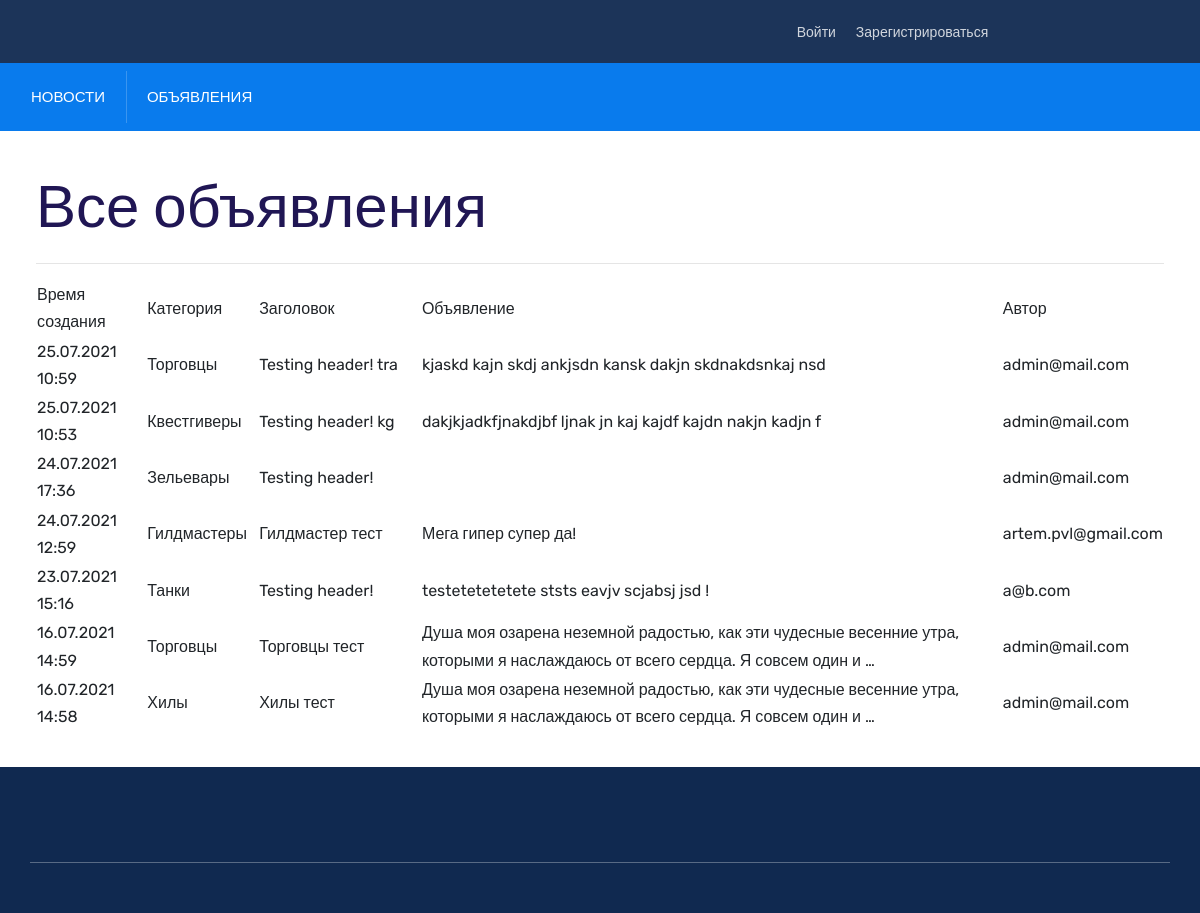
/board/ad, run on an earlier commit of the app's database.
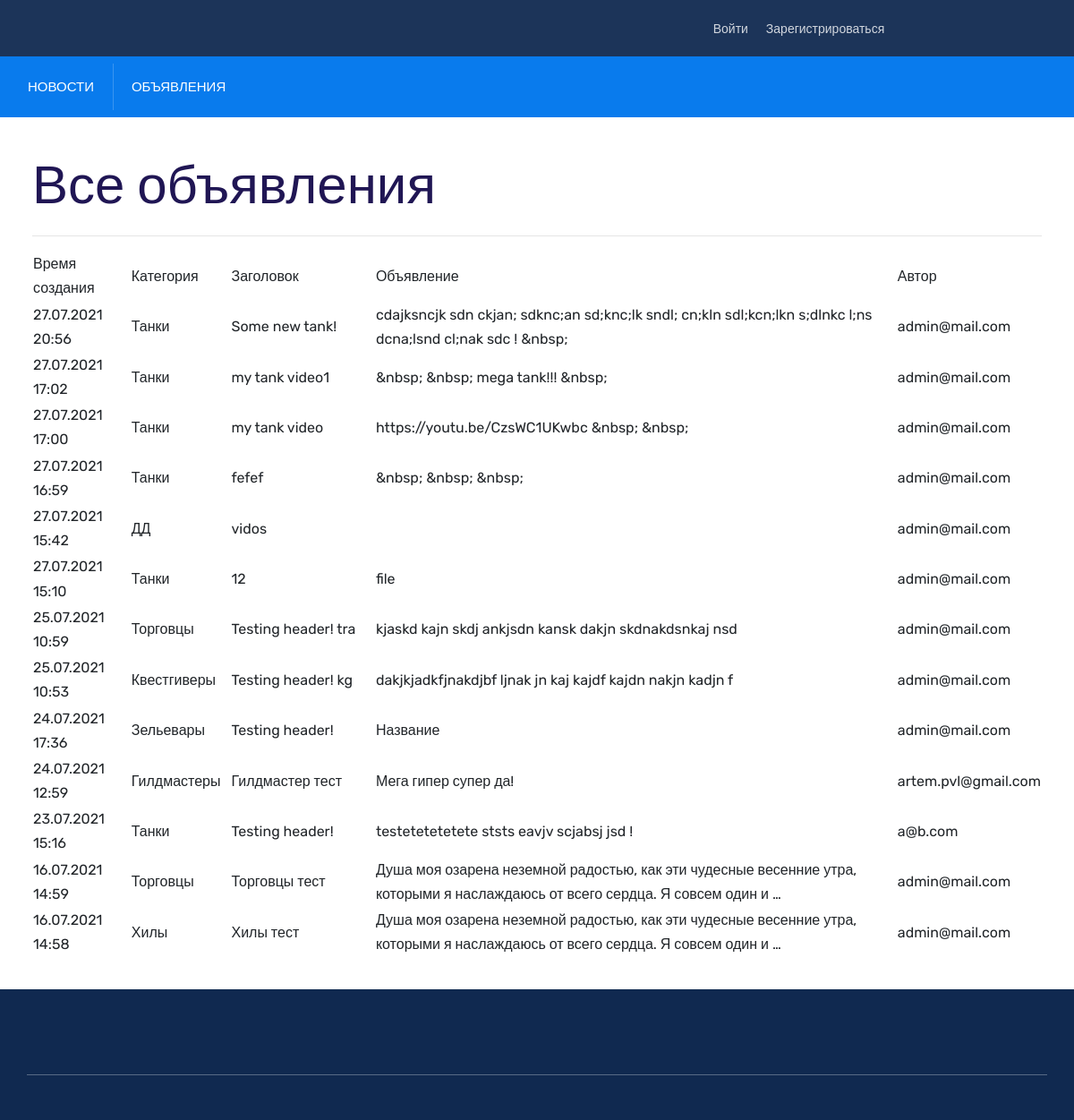
And on a later commit of the database.
### board/models.py (models this page shows, shortened)
class Ad(models.Model):
    user_id = models.ForeignKey(auth.get_user_model(),
                                on_delete=models.CASCADE)
    category_id = models.ForeignKey(Category, on_delete=models.CASCADE,
                                    verbose_name='Категория')
    header = models.CharField(max_length=255, verbose_name='Заголовок')
    ad = RichTextUploadingField(default='', verbose_name='Объявление')
    creation_time = models.DateTimeField(auto_now_add=True)

class Category(models.Model):
    name = models.CharField(max_length=255, unique=True)
    def __str__(self):
        return self.name

### board/views.py (the view)
# urls.py: path('ad', AdList.as_view(), name='ad_list_view'),
class AdList(ListView):
    model = Ad
    template_name = "ad_list.html"
    context_object_name = 'ads'
    ordering = ['-creation_time']
    paginate_by = 30

### templates/ad_list.html (shortened to what this page needs)
{% extends 'flatpages/default.html' %}
{% load url_filters %}
{% block body %}
    <h1>Все объявления</h1>
    <hr>
    {% if page_obj %}
        <table style='width: 100%'>
            <thead>
                <tr>
                    <td style='width: 10%'>
                        Время создания
                    </td>
                    <td style='width: 10%'>
                        Категория
                    </td>
                    <td style='width: 15%'>
                        Заголовок
                    </td>
                    <td style='width: 55%'>
                        Объявление
                    </td>
                    <td style='width: 10%'>
                        Автор
                    </td>
                </tr>
            </thead>
            {% for ad in page_obj %}
                <tr>
                    <td>
                        {{ ad.creation_time|date:'d.m.Y G:i' }}
                    </td>
                    <td>
                        {{ ad.category_id }}
                    </td>
                    <td>
                        <a href="{% url 'ad_detail_view' ad.id %}">{{ ad.header|truncatechars:50 }}</a>
                    </td>
                    <td>
                        {{ ad.ad|striptags|truncatewords:20 }}
                    </td>
                    <td>
                        {{ ad.user_id.email }}
                    </td>
                </tr>
            {% endfor %}
        </table>
    {% else %}
        <h2>Нет объявлений!</h2>
    {% endif %}
{% endblock body %}

What changed in the data, as far as the page shows it:
added Ad: creation_time "27.07.2021 20:56", category_id "Танки", header "Some new tank!", ad "cdajksncjk sdn ckjan; sdknc;an sd;knc;lk sndl; cn;kln sdl;kcn;lkn s;dlnkc l;ns dcna;lsnd cl;nak sdc ! &nbsp;", user_id.email "admin@mail.com"
added Ad: creation_time "27.07.2021 17:02", category_id "Танки", header "my tank video1", ad "&nbsp; &nbsp; mega tank!!! &nbsp;", user_id.email "admin@mail.com"
added Ad: creation_time "27.07.2021 17:00", category_id "Танки", header "my tank video", ad "https://youtu.be/CzsWC1UKwbc &nbsp; &nbsp;", user_id.email "admin@mail.com"
added Ad: creation_time "27.07.2021 16:59", category_id "Танки", header "fefef", ad "&nbsp; &nbsp; &nbsp;", user_id.email "admin@mail.com"
added Ad: creation_time "27.07.2021 15:42", category_id "ДД", header "vidos", user_id.email "admin@mail.com"
added Ad: creation_time "27.07.2021 15:10", category_id "Танки", header "12", ad "file", user_id.email "admin@mail.com"
changed Ad "Зельевары": ad (not shown) → "Название"
